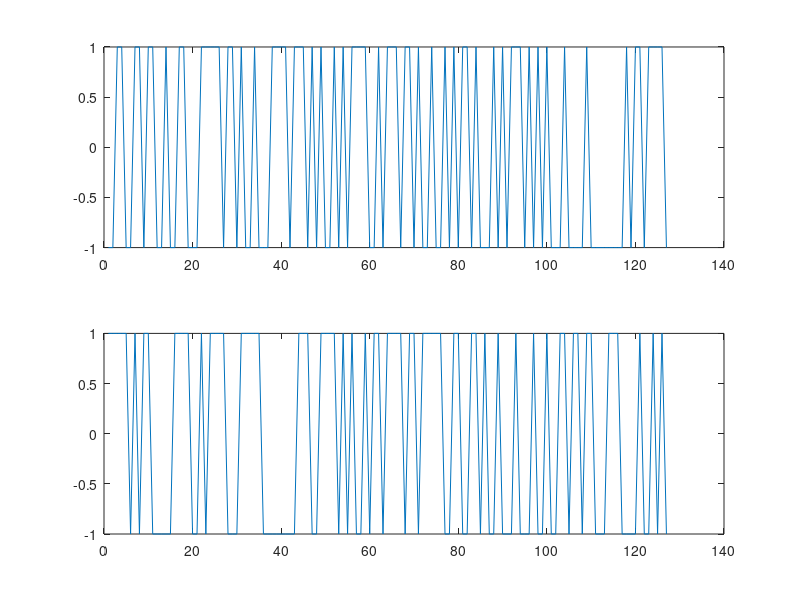
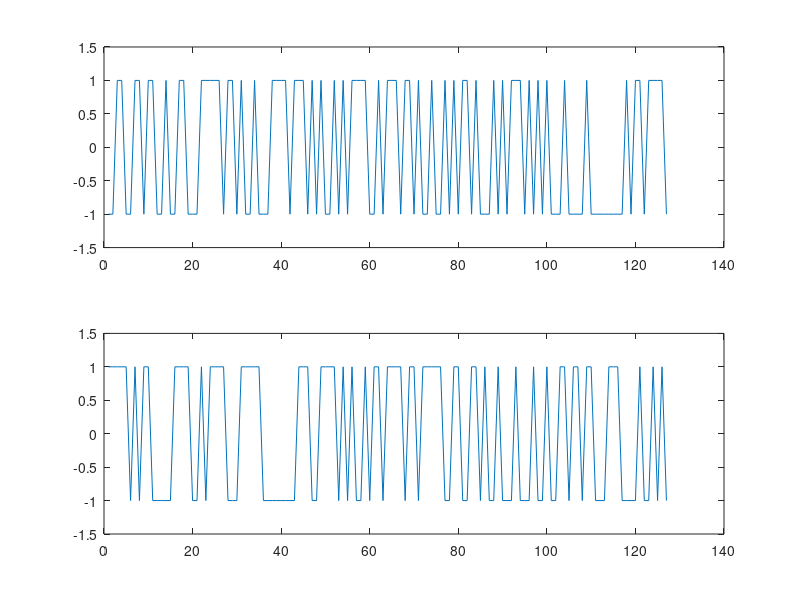
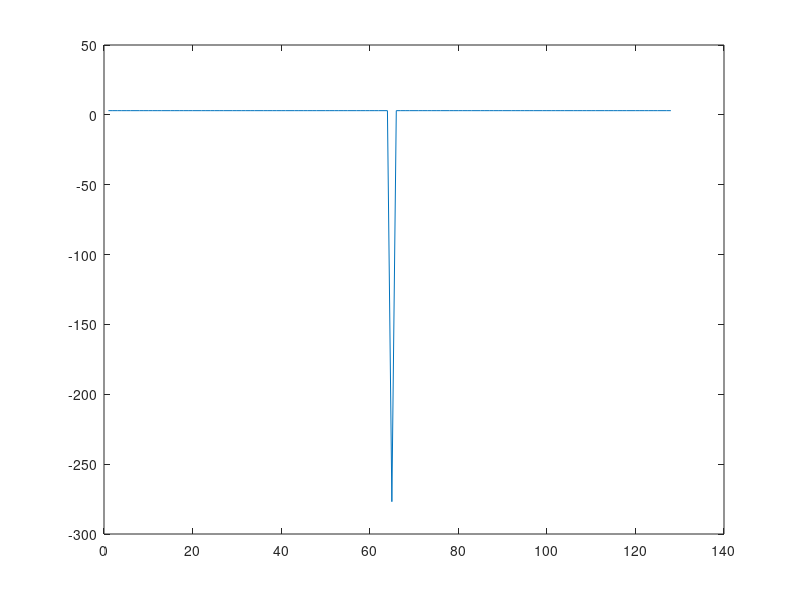

Write MATLAB code to recreate these figures, in order.
clear;
clc;
clf;

pkg load control
pkg load signal
pkg load communications

Fiq = 128;
Tiq = 1/Fiq;

Nsb = Fiq-1;
Tsym = 1;
Fsym = 1/Tsym;
osr_sym = Fiq/Fsym;

txBits = randint(Nsb,1) + j * randint(Nsb,1);
txNRZs = 2*txBits - (1 + j);

txNRZs_up = repmat(txNRZs,1,osr_sym);

t = 0:Tiq:Tsym-Tiq;
for i = 1:Nsb
    sub(i,:) = txNRZs_up(i,:);
end

Fsc_pos = (1:floor(Nsb/2))*Fsym;
Fsc_neg = (floor(-Nsb/2):1:-1)*Fsym;
Fsc = [Fsc_neg Fsc_pos];

for i = 1:Nsb
    modOut(i,:) = sub(i,:) .* exp(j*2*pi*Fsc(i)*t);
end        

txOut = sum(modOut(1:end,:));
rxIn = txOut;

txOut_fft_db = mag2db(abs(fftshift(fft(txOut)/length(txOut))));

for i = 1:Nsb
    demodOut(i,:) = rxIn .* exp(-j*2*pi*Fsc(i)*t);
    rxNRZs(i,:) = sum(demodOut(i,:))/osr_sym;
end
%disp(txNRZs');
%disp(rxNRZs');
figure(1);subplot(2,1,1);plot(real(txNRZs));subplot(2,1,2);plot(imag(txNRZs))
figure(2);subplot(2,1,1);plot(real(rxNRZs));subplot(2,1,2);plot(imag(rxNRZs))
figure(3);plot(txOut_fft_db);
